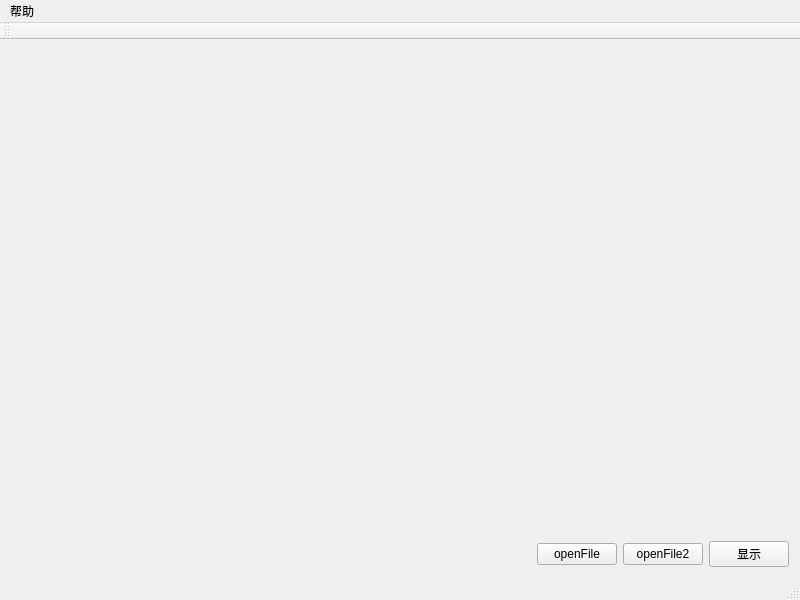
<?xml version="1.0" encoding="UTF-8"?>
<ui version="4.0">
 <class>MainWindow</class>
 <widget class="QMainWindow" name="MainWindow">
  <property name="geometry">
   <rect>
    <x>0</x>
    <y>0</y>
    <width>800</width>
    <height>600</height>
   </rect>
  </property>
  <property name="minimumSize">
   <size>
    <width>800</width>
    <height>600</height>
   </size>
  </property>
  <property name="windowTitle">
   <string>肺功能评估软件</string>
  </property>
  <widget class="QWidget" name="centralWidget">
   <layout class="QVBoxLayout" name="verticalLayout">
    <item>
     <widget class="QVTKOpenGLNativeWidget" name="widget" native="true">
      <property name="sizePolicy">
       <sizepolicy hsizetype="Preferred" vsizetype="Expanding">
        <horstretch>0</horstretch>
        <verstretch>0</verstretch>
       </sizepolicy>
      </property>
     </widget>
    </item>
    <item>
     <layout class="QHBoxLayout" name="horizontalLayout">
      <item>
       <spacer name="horizontalSpacer">
        <property name="orientation">
         <enum>Qt::Horizontal</enum>
        </property>
        <property name="sizeHint" stdset="0">
         <size>
          <width>40</width>
          <height>20</height>
         </size>
        </property>
       </spacer>
      </item>
      <item>
       <widget class="QPushButton" name="pushButton_openFile">
        <property name="text">
         <string>openFile</string>
        </property>
       </widget>
      </item>
      <item>
       <widget class="QPushButton" name="pushButton_openFile_2">
        <property name="text">
         <string>openFile2</string>
        </property>
       </widget>
      </item>
      <item>
       <widget class="QPushButton" name="pushButton_show">
        <property name="text">
         <string>显示</string>
        </property>
       </widget>
      </item>
     </layout>
    </item>
   </layout>
  </widget>
  <widget class="QMenuBar" name="menuBar">
   <property name="geometry">
    <rect>
     <x>0</x>
     <y>0</y>
     <width>800</width>
     <height>26</height>
    </rect>
   </property>
   <widget class="QMenu" name="menu">
    <property name="title">
     <string>帮助</string>
    </property>
    <addaction name="action_about"/>
   </widget>
   <addaction name="menu"/>
  </widget>
  <widget class="QToolBar" name="mainToolBar">
   <attribute name="toolBarArea">
    <enum>TopToolBarArea</enum>
   </attribute>
   <attribute name="toolBarBreak">
    <bool>false</bool>
   </attribute>
  </widget>
  <widget class="QStatusBar" name="statusBar"/>
  <action name="action_about">
   <property name="text">
    <string>关于</string>
   </property>
  </action>
 </widget>
 <layoutdefault spacing="6" margin="11"/>
 <customwidgets>
  <customwidget>
   <class>QVTKOpenGLNativeWidget</class>
   <extends>QWidget</extends>
   <header>qvtkopenglnativewidget.h</header>
   <container>1</container>
  </customwidget>
 </customwidgets>
 <resources/>
 <connections/>
</ui>
